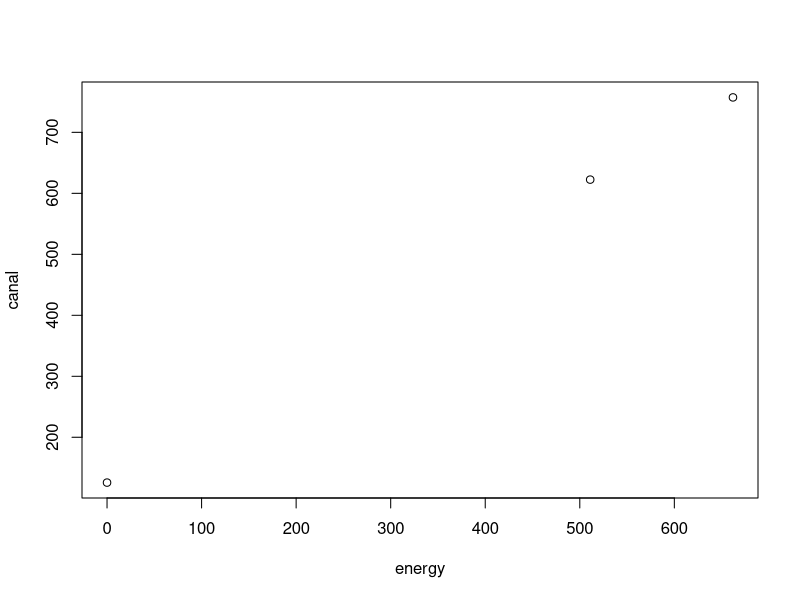
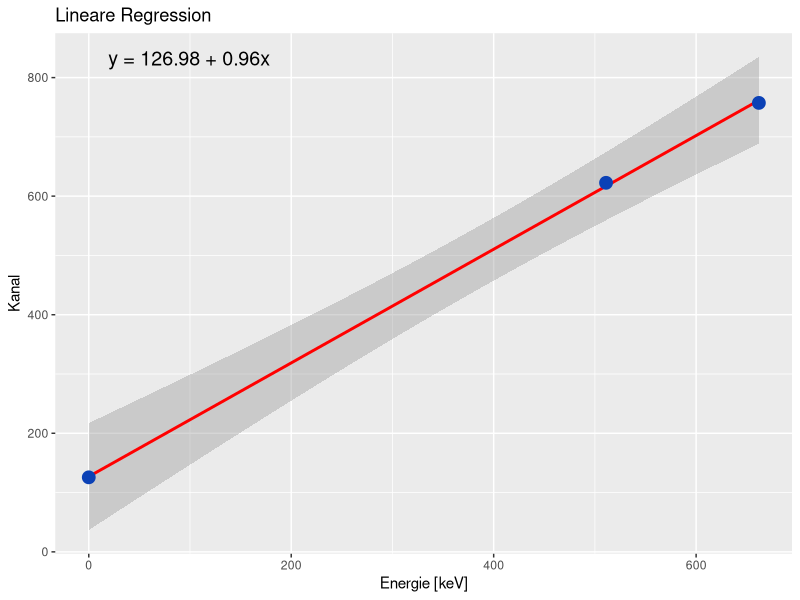
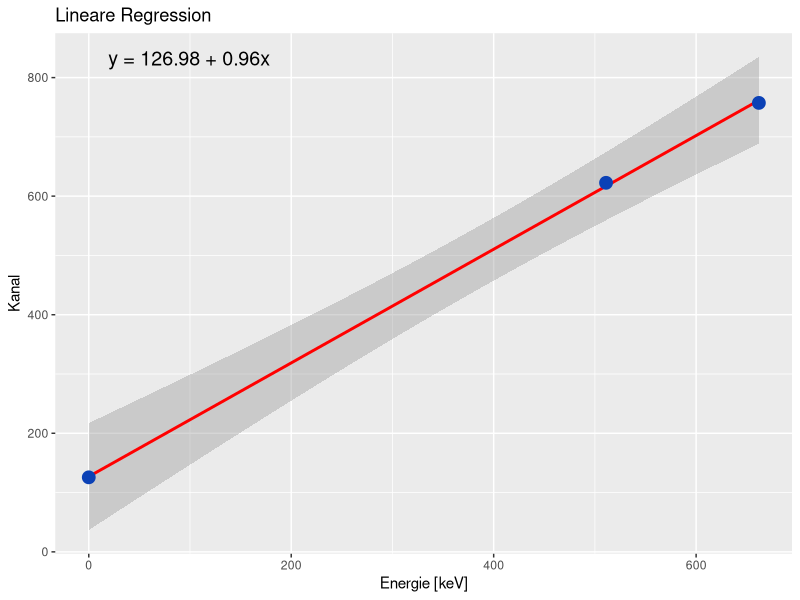

Source code (R) for these figures, in order:
# Erstelle einen Data Frame mit Daten für x und y
df <- data.frame(
    energy = c(0,511,662),
    canal = c(125.8+-0.1, 624.1+-1.6, 758.9+-1.6)
)
plot(df)

# Erstelle eine lineare Regression
fit <- lm(canal ~ energy, data = df)

# zeige die werte davon an
summary(fit)

#plotte die Daten
library(ggplot2) # ggplot2 ist ein Paket für die Erstellung von Grafiken

(graph <- ggplot(df, aes(x = energy, y = canal)) + 
    geom_smooth(method = "lm",     col = "#ff0000") +
    geom_point(size = 4, col = "#0b41b6") +
    labs(title = "Lineare Regression", x = "Energie [keV]", y = "Kanal") +
    annotate("text", x = 0.15*max(df$energy), y = 1.1*max(df$canal), label = paste("y = ", round(fit$coefficients[1], 2), " + ", round(fit$coefficients[2], 2), "x", sep = ""), col = "#000000", size = 5)
)

# Speichere den Graphen
ggsave("EichLinFit.png", plot = graph, width = 1920, height = 1200, units = "px")
